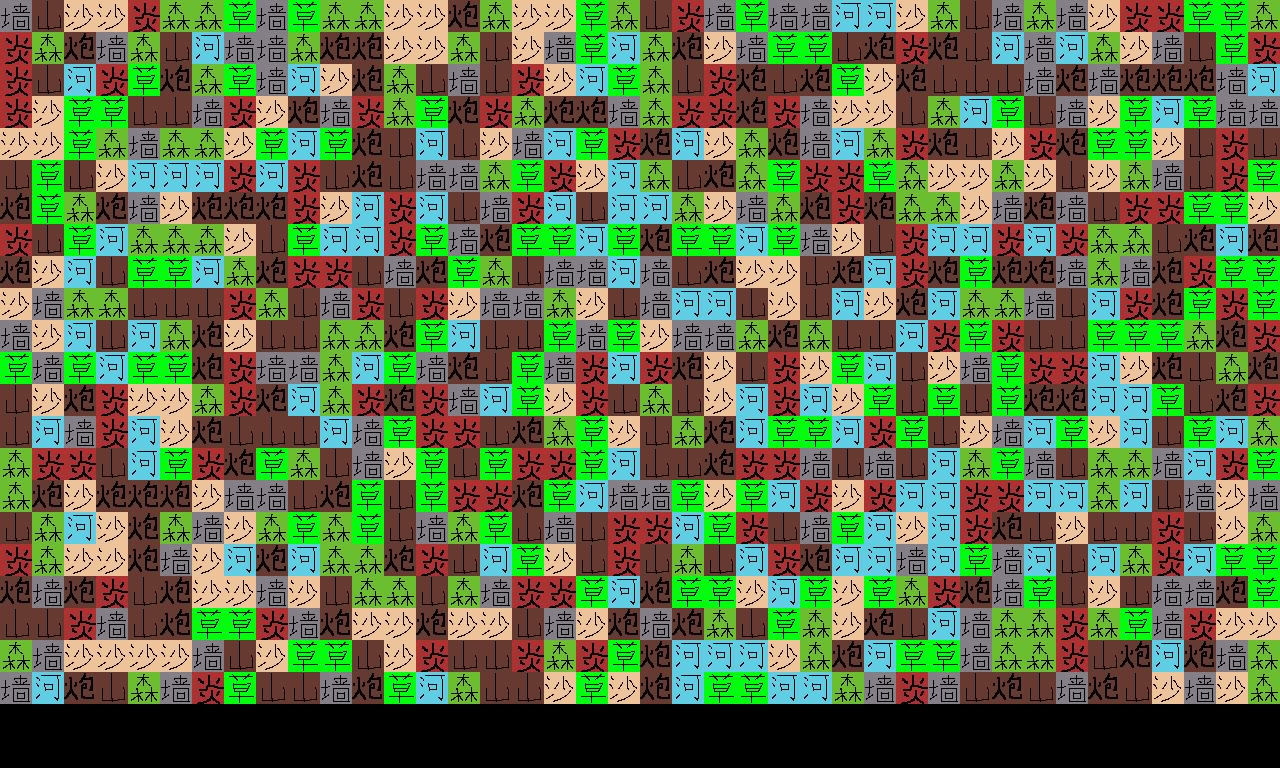

The image is a tile-based game level rendered from a .tmx file. Its description and complete source (layers, tilesets, objects, tile grids) follow:
An orthogonal 40x24 tile map with 32x32 px tiles, 1 tile layer (bg) and 9 objects (6x player, cursor, tip, menu).

<map version="1.9" tiledversion="1.9.2" orientation="orthogonal" renderorder="right-down" width="40" height="24" tilewidth="32" tileheight="32" infinite="0" nextlayerid="6" nextobjectid="11">
 <tileset firstgid="1" source="../tileSet/bg.tsx" />
 <layer id="2" name="bg" width="40" height="24">
  <data encoding="csv">
8,5,2,2,3,6,6,7,8,7,6,6,2,2,1,6,2,2,7,6,5,3,8,7,8,8,4,4,2,6,5,8,6,8,2,3,3,7,7,6,
3,6,1,8,6,5,4,8,8,6,1,1,2,2,6,5,2,8,7,4,6,1,2,8,7,7,5,1,3,1,5,4,8,4,6,2,8,5,7,3,
3,5,4,3,7,1,6,7,8,4,2,1,6,5,8,5,3,2,4,7,6,5,3,1,5,1,7,2,1,5,5,5,8,1,8,1,1,1,8,4,
3,2,7,7,5,5,8,3,2,1,8,3,6,7,1,3,6,1,1,8,6,3,3,1,3,8,2,2,5,6,4,7,5,8,2,7,4,7,8,8,
2,2,7,6,8,6,6,2,7,4,7,1,5,4,5,2,8,4,7,3,1,4,2,6,1,8,4,6,3,1,5,2,3,1,7,7,2,5,3,5,
5,7,5,2,4,4,4,3,4,3,5,1,5,8,8,6,7,3,2,4,6,5,1,6,7,3,3,7,6,2,2,6,2,5,2,6,8,5,3,7,
1,7,6,1,8,2,1,1,1,3,2,4,3,4,5,8,3,4,5,4,4,6,2,8,6,1,3,1,6,6,2,8,1,8,5,3,3,7,7,2,
3,5,7,4,6,6,6,2,5,7,4,4,3,7,8,1,7,7,4,7,1,7,7,4,7,8,2,5,3,4,4,3,4,3,6,6,5,1,4,1,
1,2,4,5,7,7,4,6,1,3,3,5,8,1,7,6,5,8,8,4,8,5,1,2,2,5,1,4,3,1,7,1,1,8,6,8,1,3,7,7,
2,8,6,6,5,5,5,3,6,5,8,3,5,3,2,8,8,6,2,5,8,4,4,5,2,5,4,2,1,4,6,6,8,5,4,3,1,7,3,7,
8,2,4,5,4,6,1,2,5,5,6,6,1,7,4,5,5,7,8,7,2,8,8,6,1,6,5,5,4,3,7,3,5,5,7,7,7,6,1,3,
7,8,7,4,7,7,1,3,8,8,6,4,7,8,1,5,7,8,3,4,3,1,2,5,3,2,7,4,5,2,8,7,3,3,4,2,1,5,6,1,
5,2,1,3,2,2,6,3,1,4,6,3,1,3,8,4,7,2,3,5,6,5,2,4,3,4,2,7,5,7,5,7,1,1,4,4,7,5,1,3,
5,4,8,3,4,2,1,5,5,5,4,8,7,3,3,5,1,6,7,2,5,6,1,4,7,7,4,3,7,5,2,8,4,7,2,4,5,7,4,6,
6,3,3,5,4,7,3,1,7,6,5,8,2,7,5,7,3,3,7,4,5,5,1,3,3,8,5,8,5,4,6,7,8,5,6,6,8,4,3,7,
6,1,2,1,1,1,2,8,8,5,1,7,5,7,3,3,1,7,4,8,8,7,2,7,4,3,2,3,4,4,3,3,4,4,6,4,5,8,2,8,
5,6,4,2,1,6,8,2,6,7,6,7,5,8,6,7,5,8,5,3,3,4,7,3,5,8,7,4,2,4,3,1,5,2,5,5,3,5,2,6,
3,6,2,2,1,8,2,4,1,4,6,6,1,3,5,4,7,2,5,3,5,6,5,4,3,1,4,4,8,4,7,8,4,5,4,6,3,4,7,7,
1,8,1,3,5,1,2,2,8,2,5,6,6,5,6,8,3,3,7,4,1,7,7,2,4,7,2,7,6,3,1,8,7,5,2,5,8,8,1,7,
5,5,3,8,5,1,7,7,3,8,1,2,2,1,2,2,5,8,2,1,8,1,6,5,7,6,2,1,5,4,8,6,6,3,6,7,8,3,2,2,
6,8,2,2,2,2,8,5,2,7,7,5,2,3,5,5,3,6,3,7,1,4,4,4,2,6,1,4,7,7,8,6,6,3,5,1,4,1,8,6,
8,4,1,5,6,8,3,7,5,5,8,1,7,4,6,5,5,2,7,2,1,4,7,7,4,4,6,8,3,8,5,1,5,8,1,5,2,8,2,6,
0,0,0,0,0,0,0,0,0,0,0,0,0,0,0,0,0,0,0,0,0,0,0,0,0,0,0,0,0,0,0,0,0,0,0,0,0,0,0,0,
0,0,0,0,0,0,0,0,0,0,0,0,0,0,0,0,0,0,0,0,0,0,0,0,0,0,0,0,0,0,0,0,0,0,0,0,0,0,0,0
</data>
 </layer>
 <objectgroup id="5" name="command" />
 <objectgroup id="3" name="object">
  <object id="2" name="sakuya" class="player" x="256" y="192">
   <properties>
    <property name="enemy" type="bool" value="true" />
   </properties>
   <point />
  </object>
  <object id="4" name="alice" class="player" x="192" y="64">
   <properties>
    <property name="enemy" type="bool" value="false" />
   </properties>
   <point />
  </object>
  <object id="5" name="marisa" class="player" x="256" y="64">
   <properties>
    <property name="enemy" type="bool" value="false" />
   </properties>
   <point />
  </object>
  <object id="6" name="reimu" class="player" x="320" y="64">
   <properties>
    <property name="enemy" type="bool" value="false" />
   </properties>
   <point />
  </object>
  <object id="7" name="reisen" class="player" x="192" y="192">
   <properties>
    <property name="enemy" type="bool" value="true" />
   </properties>
   <point />
  </object>
  <object id="8" name="youmu" class="player" x="320" y="192">
   <properties>
    <property name="enemy" type="bool" value="true" />
   </properties>
   <point />
  </object>
 </objectgroup>
 <objectgroup id="4" name="fg">
  <object id="1" name="cursor" class="cursor" x="128" y="128">
   <point />
  </object>
  <object id="9" name="tip" class="tip" x="128" y="448">
   <point />
  </object>
  <object id="10" name="menu" class="menu" x="160" y="448">
   <point />
  </object>
 </objectgroup>
</map>
